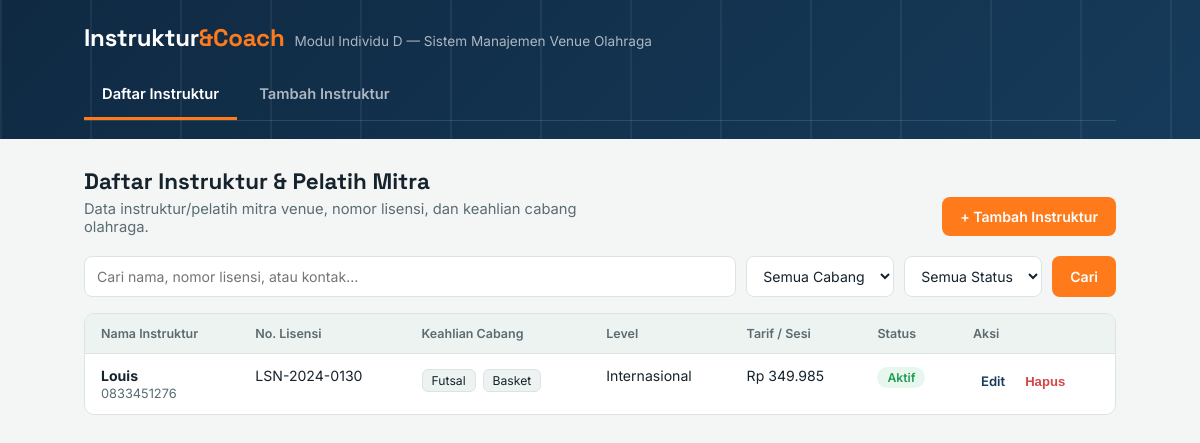
The app's page /index.php?cabang=Futsal, Basket with its own data.
### tables this page shows
CREATE TABLE `instruktur` (
  `id` int(11) NOT NULL,
  `nama` varchar(100) NOT NULL,
  `nomor_lisensi` varchar(50) NOT NULL,
  `level_sertifikasi` enum('Daerah','Nasional','Internasional') NOT NULL,
  `cabang` varchar(255) NOT NULL,
  `telepon` varchar(20) NOT NULL,
  `tarif` int(11) NOT NULL,
  `status` enum('Aktif','Nonaktif') NOT NULL DEFAULT 'Aktif',
  `tanggal_gabung` date DEFAULT NULL,
  `catatan` text DEFAULT NULL
);

### index.php (the view, shortened to what this page needs)
<?php
require 'koneksi.php';
function e($s){ return htmlspecialchars((string)$s, ENT_QUOTES, 'UTF-8'); }
$q      = trim($_GET['q'] ?? '');
$cabang = $_GET['cabang'] ?? '';
$where = []; $params = []; $types = '';
if ($cabang !== '') { $where[] = "cabang LIKE ?"; $params[] = "%$cabang%"; $types .= 's'; }
$sql = "SELECT * FROM instruktur"
     . ($where ? " WHERE " . implode(' AND ', $where) : "")
     . " ORDER BY id DESC";
$stmt = $conn->prepare($sql);
if ($params) $stmt->bind_param($types, ...$params);
$stmt->execute();
$rows = $stmt->get_result();
?>
<!DOCTYPE html>
<html lang="id">
<head>
<link rel="stylesheet" href="style.css">
</head>
<body>
<div class="topbar">
  <div class="topbar-inner">
    <div class="brand">
      <div class="mark">Instruktur<span>&Coach</span></div>
      <div class="sub">Modul Individu D — Sistem Manajemen Venue Olahraga</div>
    </div>
    <nav class="tabs">
      <a href="index.php" class="active">Daftar Instruktur</a>
      <a href="form.php">Tambah Instruktur</a>
    </nav>
  </div>
</div>
<main>
  <div class="page-head">
    <div>
      <h1 class="page-title">Daftar Instruktur & Pelatih Mitra</h1>
      <p class="page-desc">Data instruktur/pelatih mitra venue, nomor lisensi, dan keahlian cabang olahraga.</p>
    </div>
    <a href="form.php" class="btn btn-primary">+ Tambah Instruktur</a>
  </div>
  <form class="toolbar" method="get" action="index.php">
    <input type="text" name="q" placeholder="Cari nama, nomor lisensi, atau kontak..." value="<?= e($q) ?>">
    <select name="cabang">
      <option value="">Semua Cabang</option>
    </select>
    <select name="status">
      <option value="">Semua Status</option>
    </select>
    <button type="submit" class="btn btn-primary">Cari</button>
  </form>
  <div class="table-wrap">
    <table>
      <thead>
        <tr>
          <th>Nama Instruktur</th>
          <th>No. Lisensi</th>
          <th>Keahlian Cabang</th>
          <th>Level</th>
          <th>Tarif / Sesi</th>
          <th>Status</th>
          <th>Aksi</th>
        </tr>
      </thead>
      <tbody>
        <?php while ($d = $rows->fetch_assoc()): ?>
        <tr>
          <td class="name-cell">
            <strong><?= e($d['nama']) ?></strong>
            <span><?= e($d['telepon']) ?></span>
          </td>
          <td><?= e($d['nomor_lisensi']) ?></td>
          <td>
            <?php foreach (explode(', ', $d['cabang']) as $c): ?>
              <span class="pill"><?= e($c) ?></span>
            <?php endforeach; ?>
          </td>
          <td><?= e($d['level_sertifikasi']) ?></td>
          <td>Rp <?= number_format($d['tarif'], 0, ',', '.') ?></td>
          <td><span class="badge badge-<?= strtolower($d['status']) ?>"><?= e($d['status']) ?></span></td>
          <td>
            <a class="btn-edit-text" href="form.php?id=<?= (int)$d['id'] ?>">Edit</a>
            <form method="post" style="display:inline">
              <button type="submit" class="btn-danger-text">Hapus</button>
            </form>
          </td>
        </tr>
        <?php endwhile; ?>
      </tbody>
    </table>
  </div>
</main>
</body>
</html>

### style.css (style rules this page uses)
:root { box-sizing: border-box; --navy: #0F2942; --navy-2: #163B5A; --orange: #FF7A1A; --orange-dark: #E0640A; --green: #1F9D55; --green-bg: #E7F7ED; --red: #D64545; --red-bg: #FBEAEA; --line: #DCE3E6; --bg: #F3F6F5; --surface: #FFFFFF; --text: #16232C; --text-soft: #5A6B72; --court: #EDF3F1; --radius: 10px; }
* { box-sizing: border-box; }
body { margin:0; background: var(--bg); color: var(--text); font-family: 'Inter', system-ui, sans-serif; -webkit-font-smoothing: antialiased; }
.topbar { background: linear-gradient(135deg, var(--navy) 0%, var(--navy-2) 100%); color: #fff; position: relative; overflow: hidden; }
.topbar::before { content:""; position:absolute; inset:0; background: repeating-linear-gradient(90deg, rgba(255,255,255,0.06) 0 2px, transparent 2px 90px); pointer-events:none; }
.topbar-inner { max-width: 1080px; margin: 0 auto; padding: 22px 24px 18px 24px; position: relative; }
.brand { display:flex; align-items:baseline; gap:10px; flex-wrap:wrap; }
.brand .mark { font-family:'Space Grotesk', sans-serif; font-weight:700; font-size: 1.5rem; letter-spacing: -0.01em; }
.brand .mark span { color: var(--orange); }
.brand .sub { font-size: 0.85rem; color: rgba(255,255,255,0.65); }
nav.tabs { display:flex; gap: 4px; margin-top: 20px; border-bottom: 1px solid rgba(255,255,255,0.12); }
nav.tabs a { color: rgba(255,255,255,0.65); text-decoration:none; font-family:'Inter', sans-serif; font-weight: 600; font-size: 0.92rem; padding: 12px 18px 14px; display:inline-block; border-bottom: 3px solid transparent; transition: color .15s ease, border-color .15s ease; }
nav.tabs a.active { color:#fff; border-bottom-color: var(--orange); }
main { max-width: 1080px; margin: 0 auto; padding: 28px 24px 60px; }
.page-head { display:flex; justify-content:space-between; align-items:flex-end; gap: 16px; flex-wrap: wrap; margin-bottom: 20px; }
h1.page-title { font-family:'Space Grotesk', sans-serif; font-size: 1.4rem; margin: 0 0 4px; }
p.page-desc { margin:0; color: var(--text-soft); font-size: 0.92rem; max-width: 56ch; }
.btn { appearance:none; border:none; border-radius: 8px; padding: 11px 18px; font-family:'Inter', sans-serif; font-weight: 600; font-size: 0.88rem; cursor:pointer; text-decoration:none; display:inline-block; transition: transform .1s ease, background .15s ease; white-space: nowrap; }
.btn-primary { background: var(--orange); color:#fff; }
.btn-danger-text { background:none; color: var(--red); border:none; font-weight:600; cursor:pointer; padding:6px 8px; font-size:0.82rem; }
.btn-edit-text { background:none; color: var(--navy-2); border:none; text-decoration:none; font-weight:600; cursor:pointer; padding:6px 8px; font-size:0.82rem; display:inline-block; }
.toolbar { display:flex; gap:10px; flex-wrap: wrap; margin-bottom: 16px; }
.toolbar input[type="text"], .toolbar select { font-family:'Inter', sans-serif; font-size: 0.88rem; padding: 10px 12px; border-radius: 8px; border: 1px solid var(--line); background: var(--surface); color: var(--text); }
.toolbar input[type="text"] { flex: 1 1 220px; }
.toolbar select { flex: 0 0 auto; }
.table-wrap { background: var(--surface); border: 1px solid var(--line); border-radius: var(--radius); overflow-x: auto; }
table { width: 100%; border-collapse: collapse; font-size: 0.88rem; min-width: 720px; }
thead th { text-align:left; padding: 12px 16px; background: var(--court); color: var(--text-soft); font-weight: 600; font-size: 0.78rem; border-bottom: 1px solid var(--line); white-space: nowrap; }
tbody td { padding: 13px 16px; border-bottom: 1px solid var(--line); vertical-align: top; }
tbody tr:last-child td { border-bottom:none; }
.name-cell strong { display:block; }
.name-cell span { color: var(--text-soft); font-size: 0.8rem; }
.badge { display:inline-block; padding: 3px 10px; border-radius: 999px; font-size: 0.76rem; font-weight: 600; }
.badge-aktif { background: var(--green-bg); color: var(--green); }
.pill { display:inline-block; padding: 3px 9px; border-radius: 6px; background: var(--court); border: 1px solid var(--line); font-size: 0.76rem; margin: 2px 3px 0 0; }

### records on screen
instruktur: nama "Louis", telepon "0833451276", nomor_lisensi "LSN-2024-0130", cabang "Futsal", cabang "Basket", level_sertifikasi "Internasional", tarif "349.985", status "Aktif"
